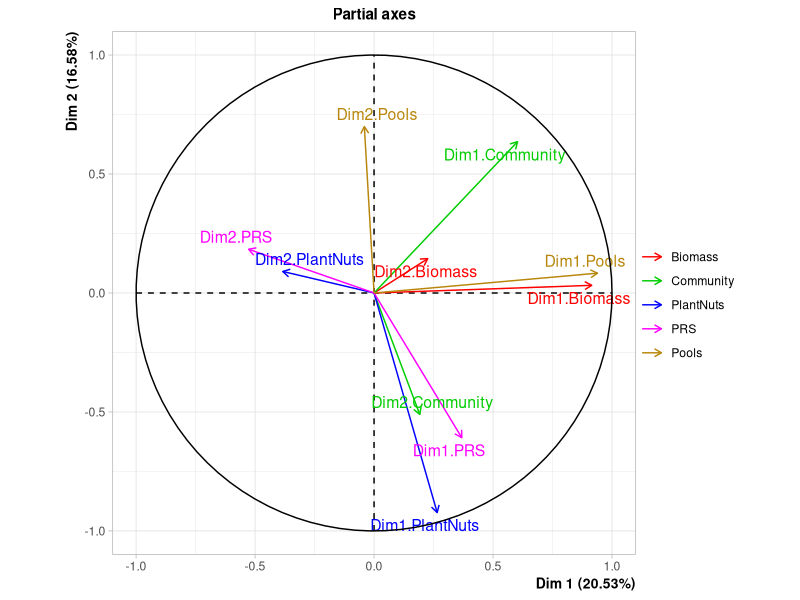
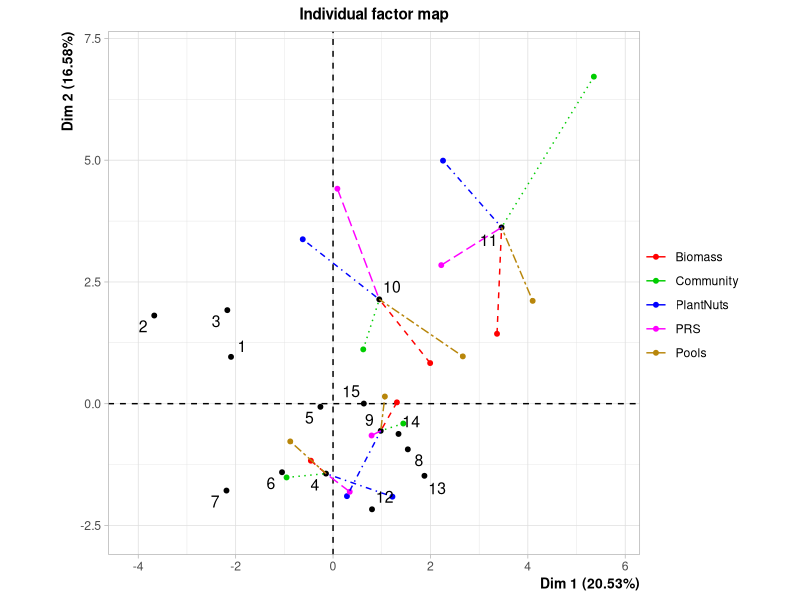
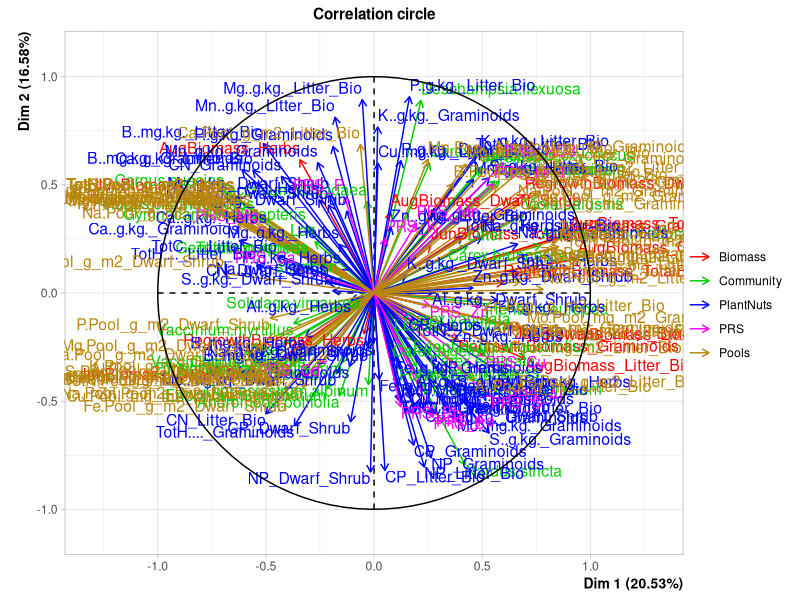
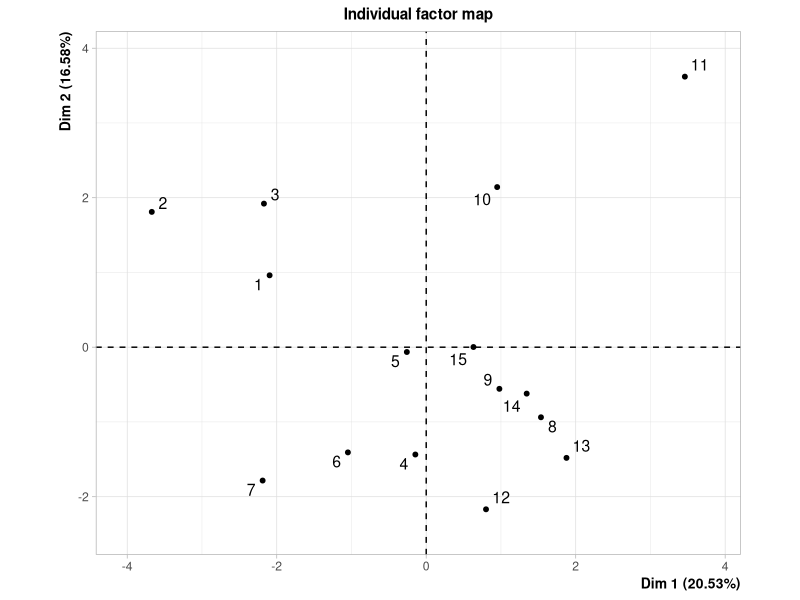
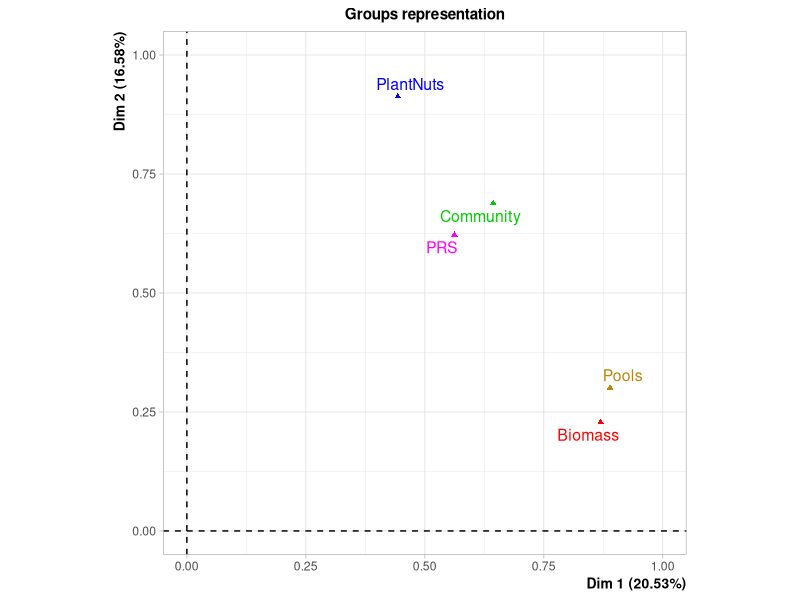
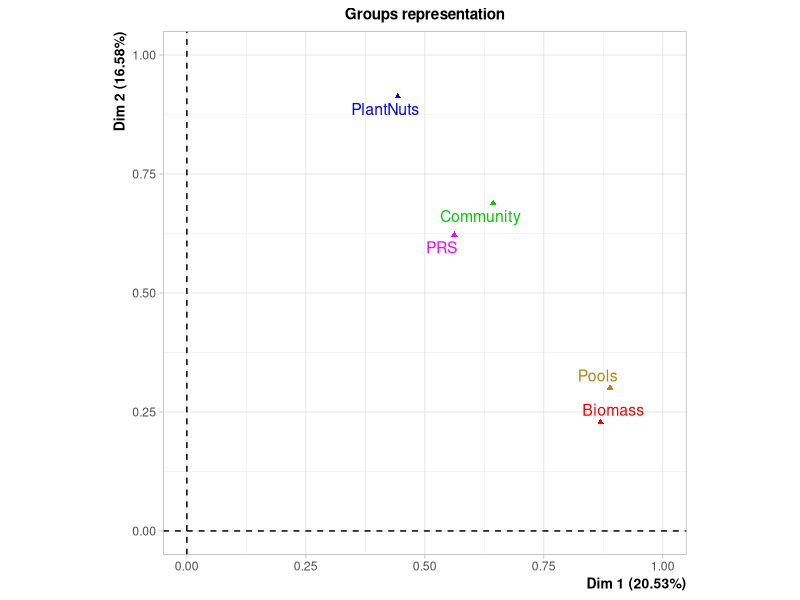
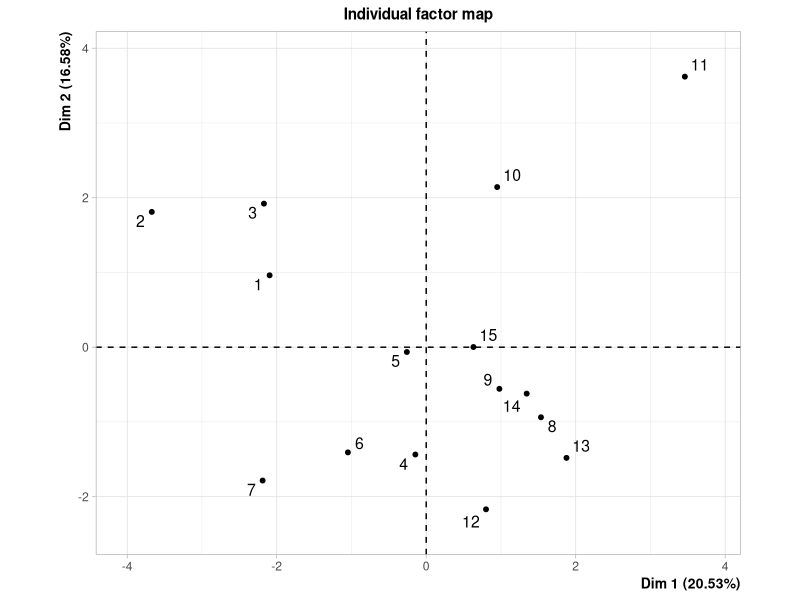
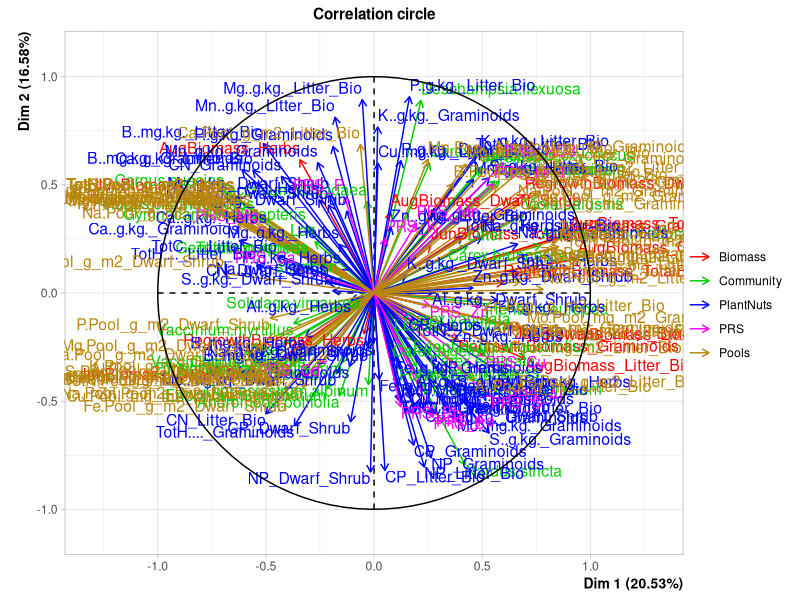

Generate these figures, in order, with R:
#Latent syndromes 

rm(list=ls())

library(tidyr)
library(dplyr)
library(ggplot2)
library(vegan)
library(FactoMineR)
#Load data
setesdal_prsplant<-read.csv("data/combined_wide_dataset.csv",header=TRUE)


names(setesdal_prsplant)


setesdal_varselect<- setesdal_prsplant[,c(4:18,21:136,138:216)]
setesdal_scale<-data.frame(scale(setesdal_varselect))


mfa1<-MFA(setesdal_varselect,group=c(15,40,76,15,64),
          name.group = c("Biomass","Community","PlantNuts","PRS","Pools"),
          type=c("s","s","s","s","s"))#Group is number of variables in each group, here biomass, community, plant nutrients, prs
summary(mfa1)

plot(mfa1,choix="group")
plot(mfa1,choix="ind")
plot(mfa1,choix="var")

mfa1$quanti.var$coord

#Describe the dimensions
dimdesc(mfa1,proba=0.05)


#Sites and syndromes
scores_df <- as.data.frame(
  mfa1$ind$coord
)

scores_df$Treatment <- setesdal_prsplant$TreatmentID
ggplot(
  scores_df,
  aes(Dim.1,
      Dim.3,
      color = Treatment)
)+
  geom_point(size = 4)+
  theme_bw()
